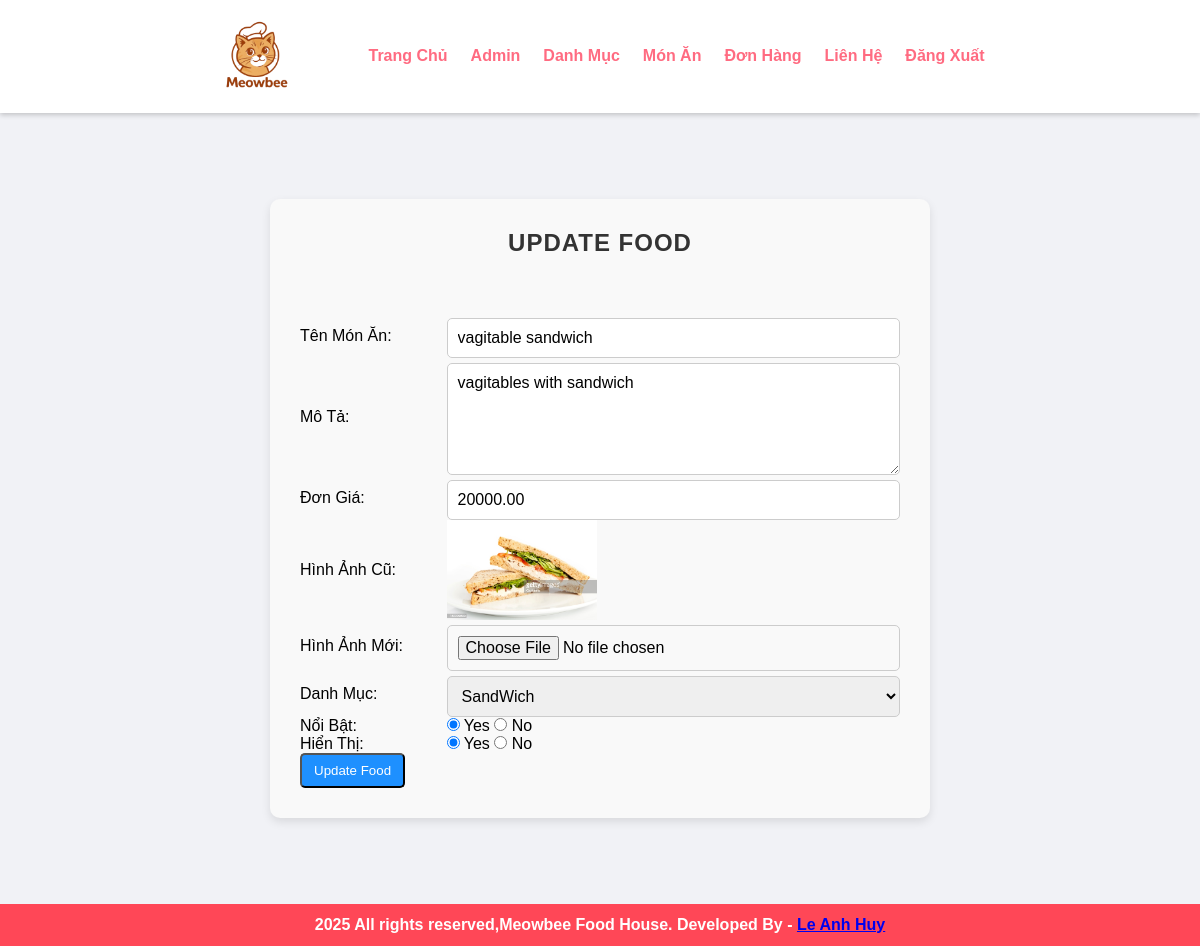
Screenshot of /admin/update-food.php?id=18 (signed in) with the database file from the repository.
### tables this page shows
CREATE TABLE `tbl_food` (
  `id` int(10) UNSIGNED NOT NULL,
  `title` varchar(255) NOT NULL,
  `description` text NOT NULL,
  `price` decimal(10,2) NOT NULL,
  `image_name` varchar(255) NOT NULL,
  `category_id` int(10) UNSIGNED NOT NULL,
  `featured` varchar(10) NOT NULL,
  `active` varchar(10) NOT NULL
);

CREATE TABLE `tbl_category` (
  `id` int(10) UNSIGNED NOT NULL,
  `title` varchar(100) NOT NULL,
  `image_name` varchar(255) NOT NULL,
  `featured` varchar(10) NOT NULL,
  `active` varchar(10) NOT NULL
);

### admin/update-food.php (the view, shortened to what this page needs)
<?php
include('partials/menu.php');
if(isset($_GET['id'])) {
    $id = $_GET['id'];
    $sql2 = "SELECT * FROM tbl_food WHERE id=$id";
    $res2 = mysqli_query($conn, $sql2);
    if($res2 == true) {
        $row2 = mysqli_fetch_assoc($res2);
        $title = $row2['title'];
        $description = $row2['description'];
        $price = $row2['price'];
        $current_image = $row2['image_name'];
        $current_category = $row2['category_id'];
        $featured = $row2['featured'];
        $active = $row2['active'];
    } else {
        $_SESSION['no-food-found'] = "<div class='error'>Food Not Found.</div>";
        header('location:'.SITEURL.'admin/manage-food.php');
        exit();
    }
} else {
    header('location:'.SITEURL.'admin/manage-food.php');
    exit();
}
?>
<div class="main-content">
    <div class="wrapper form-container">
        <h1 class="form-title">Update Food</h1>
        <br><br>
        <form action="" method="POST" enctype="multipart/form-data">
            <table class="tbl-30">
                <tr>
                    <td>Tên Món Ăn: </td>
                    <td>
                        <input type="text" name="title" value="<?php echo $title; ?>" class="input-field">
                    </td>
                </tr>
                <tr>
                    <td>Mô Tả: </td>
                    <td>
                        <textarea name="description" cols="30" rows="5" class="input-field"><?php echo $description; ?></textarea>
                    </td>
                </tr>
                <tr>
                    <td>Đơn Giá: </td>
                    <td>
                        <input type="number" name="price" value="<?php echo $price; ?>" class="input-field">
                    </td>
                </tr>
                <tr>
                    <td>Hình Ảnh Cũ: </td>
                    <td>
                        <?php
                        if($current_image != "") {
                            echo "<img src='".SITEURL."images/food/$current_image' width='150px'>";
                        } else {
                            echo "<div class='error'>Image Not Available.</div>";
                        }
                        ?>
                    </td>
                </tr>
                <tr>
                    <td>Hình Ảnh Mới: </td>
                    <td>
                        <input type="file" name="image" class="input-field">
                    </td>
                </tr>
                <tr>
                    <td>Danh Mục: </td>
                    <td>
                        <select name="category" class="input-field">
                            <?php
                            $sql = "SELECT * FROM tbl_category WHERE active='Yes'";
                            $res = mysqli_query($conn, $sql);
                            if($res == true) {
                                while($row = mysqli_fetch_assoc($res)) {
                                    $category_title = $row['title'];
                                    $category_id = $row['id'];
                                    echo "<option value='$category_id' ".($current_category == $category_id ? "selected" : "").">$category_title</option>";
                                }
                            } else {
                                echo "<option value='0'>Category Not Available.</option>";
                            }
                            ?>
                        </select>
                    </td>
                </tr>
                <tr>
                    <td>Nổi Bật: </td>
                    <td>
                        <input <?php if($featured == "Yes") echo "checked"; ?> type="radio" name="featured" value="Yes"> Yes
                        <input <?php if($featured == "No") echo "checked"; ?> type="radio" name="featured" value="No"> No
                    </td>
                </tr>
                <tr>
                    <td>Hiển Thị: </td>
                    <td>
                        <input <?php if($active == "Yes") echo "checked"; ?> type="radio" name="active" value="Yes"> Yes
                        <input <?php if($active == "No") echo "checked"; ?> type="radio" name="active" value="No"> No
                    </td>
                </tr>
                <tr>
                    <td>
                        <input type="submit" name="submit" value="Update Food" class="btn-primary">
                    </td>
                </tr>
            </table>
        </form>
    </div>
</div>
<?php include('partials/footer.php'); ?>

### css/admin.css (style rules this page uses)
* { margin: 0; padding: 0; font-family: Arial, Helvetica, sans-serif; }
.wrapper { padding: 1%; width: 80%; margin: 0 auto; }
.form-container { background-color: #f9f9f9; padding: 30px; border-radius: 10px; box-shadow: 0 4px 10px rgba(0, 0, 0, 0.1); max-width: 600px; margin: 50px auto; }
.form-container h1 { font-size: 24px; color: #333; text-align: center; margin-bottom: 20px; }
.tbl-30 { width: 100%; border-collapse: collapse; }
.input-field { width: 100%; padding: 10px; border: 1px solid #ccc; border-radius: 5px; font-size: 16px; margin-top: 5px; }
.btn-primary { background-color: #1e90ff; color: white; padding: 8px 12px; text-decoration: none; border-radius: 5px; transition: background-color 0.3s ease; }
h1 { font-size: 24px; color: #333; text-align: center; margin-bottom: 20px; text-transform: uppercase; letter-spacing: 1px; }
.main-content { background-color: #f1f2f6; padding: 3% 0; }

### rows the page displays
tbl_food: title "vagitable sandwich", description "vagitables with sandwich", price "20000.00", image_name (picture), category "SandWich", featured "☑", active "☑"
